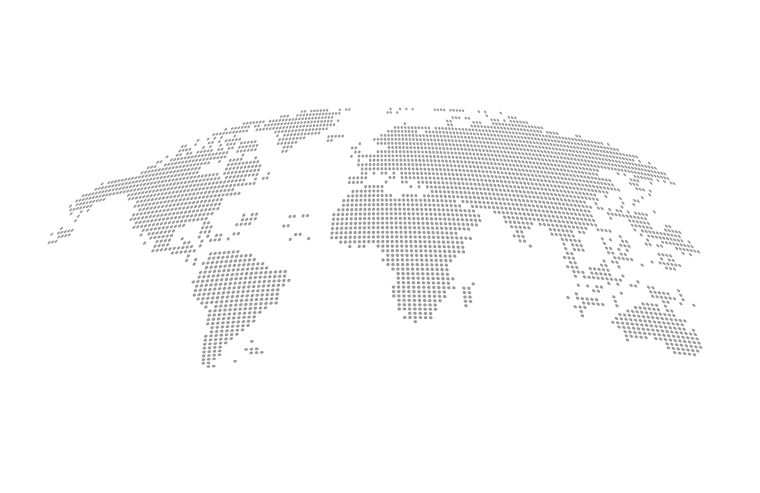
#> input picture src/assets/images/map.jpg, 760 x 493 px, found by its file name
$ python generate-world-map-dots.py src/assets/images/map.jpg src/components/hero/Worldmapdots.js
#> lines starting #> are read from the running program, lines starting #| are printed output that depends on the picture; after the words box and inside, x2 and y2 are one past the last pixel; in counts of white or black regions, pixels touching at a corner belong together
#!/usr/bin/env python3
"""
Regenerate worldMapDots.js from the reference dot-map artwork.

    pip install pillow numpy scipy
    python scripts/generate-world-map-dots.py src/assets/images/map.jpg src/components/hero/Worldmapdots.js

The artwork is already a dot matrix, so this finds each existing dot's centre
(local maxima of darkness, deduped by minimum spacing) rather than resampling
onto a fresh grid — resampling aliases against the original lattice and turns
crisp rows into moiré.
"""

import sys
import numpy as np
from PIL import Image
from scipy import ndimage
from scipy.spatial import cKDTree

UPSCALE = 4         # peaks are found on an upscaled copy: the artwork's dots are
                    # only ~2px wide on a ~5px pitch, too coarse to separate at 1:1
DARK_CUTOFF = 6     # ignore anything within this much of white
MIN_PEAK = 2.0      # smoothed darkness required to count as a dot
MIN_DARK = 25       # reject peaks sitting on near-white source pixels (JPEG ringing)
MIN_SPACING = 3.0   # source px; dots closer than this are the same dot
BLUR = 2.0          # gaussian sigma, in upscaled px
PEAK_WINDOW = 9     # local-maximum window, in upscaled px
VIEW_WIDTH = 2000.0 # output viewBox width
RADIUS = 4.1        # dot radius in output viewBox units; set so the rendered dots
                    # carry the same total ink as the artwork's own dots


def extract(path):
#> called with path = 'src/assets/images/map.jpg'
    img = Image.open(path).convert("L")
    source = np.asarray(img).astype(np.float32)
    big = np.asarray(
        img.resize((img.width * UPSCALE, img.height * UPSCALE), Image.LANCZOS)
    ).astype(np.float32)

    darkness = np.clip(255.0 - big, 0, None)
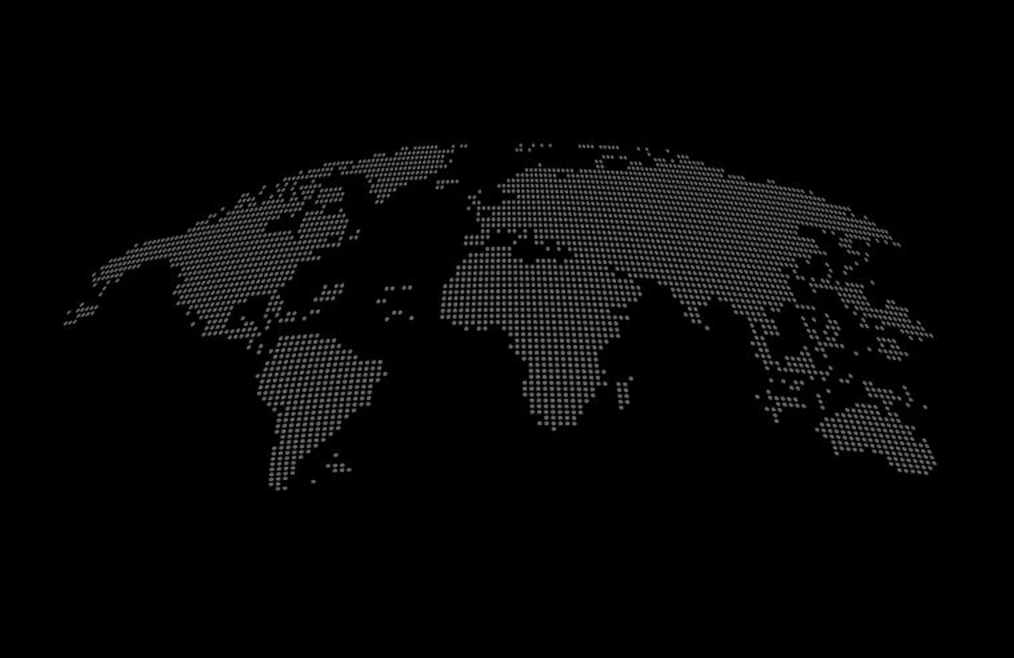
#> darkness: shape (1972, 3040) float32 (shown at 1/3 size); min 0, max 147, mean 6.7
    darkness[darkness < DARK_CUTOFF] = 0

    smooth = ndimage.gaussian_filter(darkness, BLUR)
    peaks = (smooth >= ndimage.maximum_filter(smooth, size=PEAK_WINDOW)) & (smooth > MIN_PEAK)
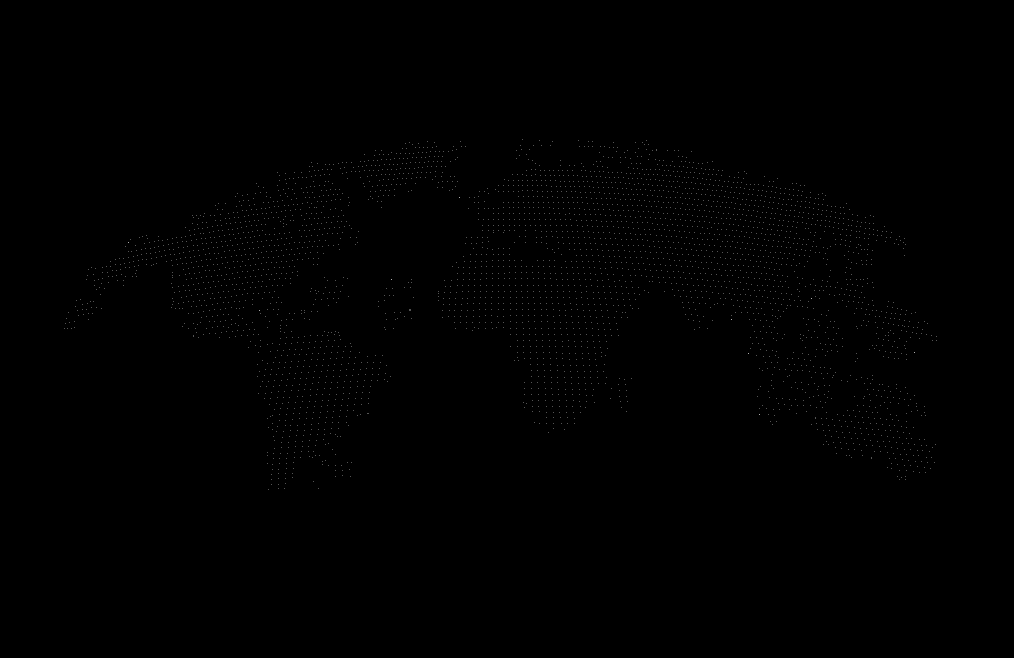
#> peaks: shape (1972, 3040) bool (shown at 1/3 size); 0.07% white in thin lines or dots, all inside (x1, y1, x2, y2) = (193, 417, 2810, 1470)
    ys, xs = np.nonzero(peaks)
#> ys = 4128 values from 417 to 1469; xs = 4128 values, max 2809 at index 3176, min 193 at index 3076, mean 1634.6

    # Strongest peak in each neighbourhood wins.
    order = np.argsort(-smooth[ys, xs])
#> order = 4128 values, max 4127 at index 3817, min 0 at index 3859, mean 2063.5
    pts = np.stack([xs[order], ys[order]], axis=1).astype(float)
#> pts = 4128 pairs, first value 193 to 2809, second value 417 to 1469
    tree = cKDTree(pts)
    taken = np.zeros(len(pts), dtype=bool)
    keep = []
    for i in range(len(pts)):
        if taken[i]:
            continue
        keep.append(i)
        taken[tree.query_ball_point(pts[i], MIN_SPACING * UPSCALE)] = True
#> after the loop, keep = 3876 values from 0 to 4126
    pts = pts[keep] / UPSCALE
#> pts = 3876 pairs, first value 48.25 to 702.2, second value 104.2 to 367.2

    xi = np.clip(np.round(pts[:, 0]).astype(int), 0, source.shape[1] - 1)
#> xi = 3876 values, max 702 at index 3363, min 48 at index 3495, mean 409.2
    yi = np.clip(np.round(pts[:, 1]).astype(int), 0, source.shape[0] - 1)
#> yi = 3876 values, max 367 at index 3669, min 104 at index 3700, mean 209.6
    strength = ndimage.maximum_filter(255.0 - source, size=3)[yi, xi]
#> strength = 3876 values, max 128 at index 27, min 5 at index 3843, mean 94.57
    return pts[strength >= MIN_DARK]


def main(src, dst):
    pts = extract(src)
#> pts = 3367 pairs, first value 48.75 to 700.5, second value 107.5 to 366.5
    (xmin, ymin), (xmax, ymax) = pts.min(0), pts.max(0)
#> xmin = 48.75; ymin = 107.5; xmax = 700.5; ymax = 366.5

    pad = RADIUS + 1
    scale = (VIEW_WIDTH - 2 * pad) / (xmax - xmin)
#> scale = 3.05
    view_h = round((ymax - ymin) * scale + 2 * pad)
#> view_h = 801

    out = np.empty_like(pts)
    out[:, 0] = np.round((pts[:, 0] - xmin) * scale + pad)
    out[:, 1] = np.round((pts[:, 1] - ymin) * scale + pad)
    out = out[np.lexsort((out[:, 0], out[:, 1]))].astype(int)  # row order, gzips better

    flat = ",".join(f"{x},{y}" for x, y in out)
    with open(dst, "w") as fh:
        fh.write(
            "// Generated from the reference dot-map artwork. Do not hand-edit.\n"
            f"// Flat [x, y, x, y, ...] pairs in a {int(VIEW_WIDTH)} x {view_h} viewBox.\n"
            f"export const DOT_VIEWBOX = {{ width: {int(VIEW_WIDTH)}, "
            f"height: {view_h}, radius: {RADIUS} }};\n\n"
            f"export const WORLD_MAP_DOTS = [{flat}];\n"
        )
    print(f"{len(out)} dots -> {dst}")
#| 3367 dots -> src/components/hero/Worldmapdots.js


if __name__ == "__main__":
    main(sys.argv[1], sys.argv[2])
